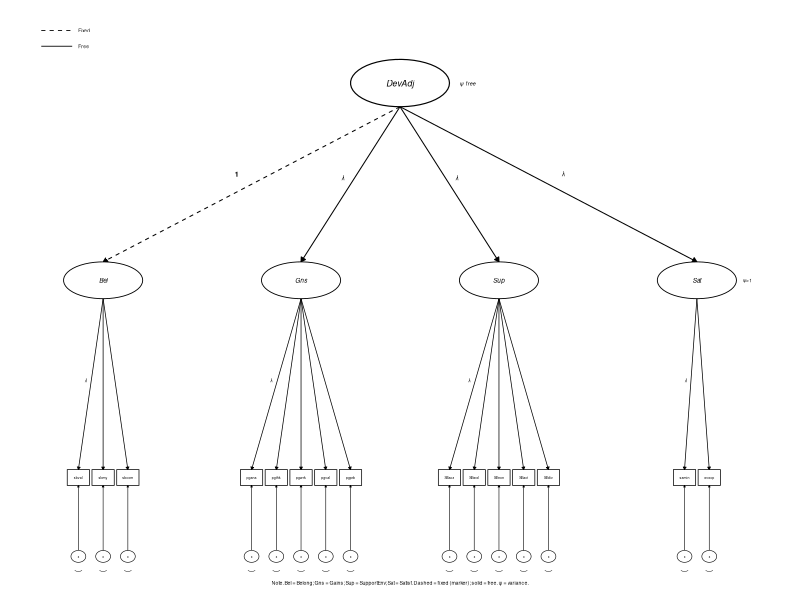
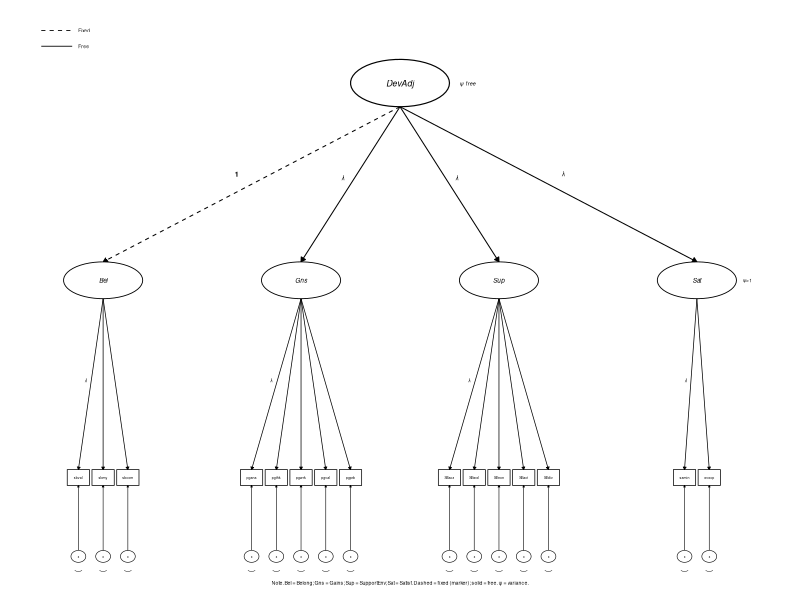

Here is the R script that generated these plots, in order:
#!/usr/bin/env Rscript
# ==============================================================================
# make_identification_diagram.R
# APA 7 SEM Path Diagram: Second-Order Factor Identification
# ==============================================================================

suppressPackageStartupMessages({
  library(ggplot2)
})

out_dir <- "results/figures"
if (!dir.exists(out_dir)) dir.create(out_dir, recursive = TRUE)

# ==============================================================================
# HELPER
# ==============================================================================

make_ellipse <- function(cx, cy, rx, ry, n = 50) {
  theta <- seq(0, 2 * pi, length.out = n)
  data.frame(x = cx + rx * cos(theta), y = cy + ry * sin(theta))
}

# ==============================================================================
# LAYOUT - VERY COMPACT
# ==============================================================================

# Y positions (tight)
y_2nd <- 5.0
y_1st <- 3.5
y_ind <- 2.0
y_err <- 1.4

# X positions for 4 factors
x_f <- c(-2.4, -0.8, 0.8, 2.4)
names(x_f) <- c("Belong", "Gains", "SupportEnv", "Satisf")

# ==============================================================================
# ACTUAL INDICATOR NAMES FROM MODEL
# ==============================================================================

ind_names <- list(
  Belong     = c("sbval", "sbmy", "sbcom"),
  Gains      = c("pgana", "pgthk", "pgwrk", "pgval", "pgprb"),
  SupportEnv = c("SEaca", "SEwel", "SEnon", "SEact", "SEdiv"),
  Satisf     = c("samin", "evexp")
)

# Build indicator data frame
indicators <- data.frame(
  factor = character(),
  label = character(),
  x = numeric(),
  stringsAsFactors = FALSE
)

for (f in names(x_f)) {
  n <- length(ind_names[[f]])
  # Spread indicators evenly under factor
  if (n == 1) {
    offsets <- 0
  } else {
    span <- min(0.8, 0.2 * (n - 1))  # Max spread
    offsets <- seq(-span/2, span/2, length.out = n)
  }
  for (i in seq_along(ind_names[[f]])) {
    indicators <- rbind(indicators, data.frame(
      factor = f,
      label = ind_names[[f]][i],
      x = x_f[f] + offsets[i],
      stringsAsFactors = FALSE
    ))
  }
}
indicators$y <- y_ind
indicators$parent_x <- x_f[indicators$factor]

# ==============================================================================
# SHAPE SIZES
# ==============================================================================

ell_2nd_rx <- 0.4
ell_2nd_ry <- 0.18

ell_1st_rx <- 0.32
ell_1st_ry <- 0.14

rect_w <- 0.18
rect_h <- 0.12

err_rx <- 0.06
err_ry <- 0.045

# ==============================================================================
# CREATE PLOT
# ==============================================================================

p <- ggplot() +
  coord_cartesian(xlim = c(-3.2, 3.2), ylim = c(1.1, 5.6), expand = FALSE) +
  theme_void() +
  theme(
    plot.background = element_rect(fill = "white", color = NA),
    panel.background = element_rect(fill = "white", color = NA),
    plot.margin = margin(3, 3, 3, 3)
  )

# ==============================================================================
# LAYER 1: SECOND-ORDER PATHS (DevAdj -> factors)
# ==============================================================================

for (i in 1:4) {
  is_marker <- (i == 1)  # Belong = marker
  p <- p + annotate(
    "segment",
    x = 0, y = y_2nd - ell_2nd_ry,
    xend = x_f[i], yend = y_1st + ell_1st_ry,
    linetype = ifelse(is_marker, "dashed", "solid"),
    linewidth = 0.35,
    arrow = arrow(length = unit(0.05, "inches"), type = "closed")
  )
}

# ==============================================================================
# LAYER 2: FIRST-ORDER PATHS (factors -> indicators)
# ==============================================================================

for (i in seq_len(nrow(indicators))) {
  p <- p + annotate(
    "segment",
    x = indicators$parent_x[i], y = y_1st - ell_1st_ry,
    xend = indicators$x[i], yend = y_ind + rect_h / 2,
    linetype = "solid",
    linewidth = 0.25,
    arrow = arrow(length = unit(0.03, "inches"), type = "closed")
  )
}

# ==============================================================================
# LAYER 3: ERROR VARIANCE ARROWS (curved, below indicators)
# ==============================================================================

for (i in seq_len(nrow(indicators))) {
  err_x <- indicators$x[i]
  
  # Draw curved double-headed arrow (variance) on error term
  # Arc below the error circle
  theta <- seq(0.3 * pi, 0.7 * pi, length.out = 15)
  arc_r <- 0.05
  arc_df <- data.frame(
    x = err_x + arc_r * cos(theta),
    y = y_err - err_ry - 0.02 - arc_r * sin(theta)
  )
  p <- p + geom_path(data = arc_df, aes(x = x, y = y), linewidth = 0.15)
}

# ==============================================================================
# LAYER 4: ERROR PATHS (error -> indicator)
# ==============================================================================

for (i in seq_len(nrow(indicators))) {
  p <- p + annotate(
    "segment",
    x = indicators$x[i], y = y_err + err_ry,
    xend = indicators$x[i], yend = y_ind - rect_h / 2,
    linewidth = 0.2,
    arrow = arrow(length = unit(0.02, "inches"), type = "closed")
  )
}

# ==============================================================================
# LAYER 5: SHAPES
# ==============================================================================

# DevAdj ellipse
ell_dev <- make_ellipse(0, y_2nd, ell_2nd_rx, ell_2nd_ry)
p <- p + geom_polygon(data = ell_dev, aes(x = x, y = y),
                      fill = "white", color = "black", linewidth = 0.4)

# First-order factor ellipses
for (i in 1:4) {
  ell <- make_ellipse(x_f[i], y_1st, ell_1st_rx, ell_1st_ry)
  p <- p + geom_polygon(data = ell, aes(x = x, y = y),
                        fill = "white", color = "black", linewidth = 0.3)
}

# Indicator rectangles
for (i in seq_len(nrow(indicators))) {
  p <- p + annotate(
    "rect",
    xmin = indicators$x[i] - rect_w / 2,
    xmax = indicators$x[i] + rect_w / 2,
    ymin = y_ind - rect_h / 2,
    ymax = y_ind + rect_h / 2,
    fill = "white", color = "black", linewidth = 0.25
  )
}

# Error term circles (below indicators)
for (i in seq_len(nrow(indicators))) {
  ell_err <- make_ellipse(indicators$x[i], y_err, err_rx, err_ry)
  p <- p + geom_polygon(data = ell_err, aes(x = x, y = y),
                        fill = "white", color = "black", linewidth = 0.2)
}

# ==============================================================================
# LAYER 6: LABELS IN SHAPES
# ==============================================================================

# DevAdj
p <- p + annotate("text", x = 0, y = y_2nd, label = "DevAdj",
                  size = 2.2, fontface = "italic")

# First-order factor labels (abbreviated)
f_labels <- c("Bel", "Gns", "Sup", "Sat")
for (i in 1:4) {
  p <- p + annotate("text", x = x_f[i], y = y_1st,
                    label = f_labels[i], size = 1.6, fontface = "italic")
}

# Indicator labels
for (i in seq_len(nrow(indicators))) {
  p <- p + annotate("text", x = indicators$x[i], y = y_ind,
                    label = indicators$label[i], size = 0.9)
}

# Error labels (ε)
for (i in seq_len(nrow(indicators))) {
  p <- p + annotate("text", x = indicators$x[i], y = y_err,
                    label = "ε", size = 0.8)
}

# ==============================================================================
# LAYER 7: PATH COEFFICIENTS
# ==============================================================================

# Second-order loadings at midpoint of each path
mid_y <- (y_2nd - ell_2nd_ry + y_1st + ell_1st_ry) / 2

# Belong (marker = 1, dashed)
p <- p + annotate("text", x = (0 + x_f[1]) / 2 - 0.12, y = mid_y + 0.08,
                  label = "1", size = 1.8, fontface = "bold")

# Gains (λ)
p <- p + annotate("text", x = (0 + x_f[2]) / 2 - 0.06, y = mid_y + 0.05,
                  label = "λ", size = 1.5, fontface = "italic")

# SupportEnv (λ)
p <- p + annotate("text", x = (0 + x_f[3]) / 2 + 0.06, y = mid_y + 0.05,
                  label = "λ", size = 1.5, fontface = "italic")

# Satisf (λ)
p <- p + annotate("text", x = (0 + x_f[4]) / 2 + 0.12, y = mid_y + 0.08,
                  label = "λ", size = 1.5, fontface = "italic")

# First-order loadings (just one λ per factor, on leftmost path)
mid_y_1st <- (y_1st - ell_1st_ry + y_ind + rect_h / 2) / 2
for (f in names(x_f)) {
  sub <- indicators[indicators$factor == f, ]
  left_x <- sub$x[1]
  p <- p + annotate("text", x = (x_f[f] + left_x) / 2 - 0.04, y = mid_y_1st + 0.03,
                    label = "λ", size = 1.1, fontface = "italic")
}

# ==============================================================================
# LAYER 8: VARIANCE ANNOTATIONS
# ==============================================================================

# DevAdj variance (ψ free)
p <- p + annotate("text", x = ell_2nd_rx + 0.08, y = y_2nd,
                  label = "ψ free", size = 1.4, hjust = 0, fontface = "italic")

# One first-order variance label
p <- p + annotate("text", x = x_f[4] + ell_1st_rx + 0.05, y = y_1st,
                  label = "ψ=1", size = 1.2, hjust = 0, fontface = "italic")

# ==============================================================================
# LAYER 9: LEGEND
# ==============================================================================

leg_x <- -2.9
leg_y <- 5.4

p <- p +
  annotate("segment", x = leg_x, xend = leg_x + 0.25, y = leg_y, yend = leg_y,
           linetype = "dashed", linewidth = 0.3) +
  annotate("text", x = leg_x + 0.3, y = leg_y, label = "Fixed",
           size = 1.2, hjust = 0) +
  annotate("segment", x = leg_x, xend = leg_x + 0.25, y = leg_y - 0.12, yend = leg_y - 0.12,
           linetype = "solid", linewidth = 0.3) +
  annotate("text", x = leg_x + 0.3, y = leg_y - 0.12, label = "Free",
           size = 1.2, hjust = 0)

# ==============================================================================
# LAYER 10: FIGURE NOTE
# ==============================================================================

note <- "Note. Bel = Belong; Gns = Gains; Sup = SupportEnv; Sat = Satisf. Dashed = fixed (marker); solid = free. ψ = variance."
p <- p + annotate("text", x = 0, y = 1.2, label = note, size = 1.3, hjust = 0.5)

# ==============================================================================
# SAVE
# ==============================================================================

ggsave(file.path(out_dir, "identification_strategy_diagram.png"),
       plot = p, width = 6, height = 4.5, dpi = 300, bg = "white")

ggsave(file.path(out_dir, "identification_strategy_diagram.pdf"),
       plot = p, width = 6, height = 4.5, device = cairo_pdf)

cat("\n========================================================================\n")
cat("  DIAGRAM CREATED\n")
cat("========================================================================\n")
cat("  PNG: results/figures/identification_strategy_diagram.png\n")
cat("  PDF: results/figures/identification_strategy_diagram.pdf\n")
cat("========================================================================\n\n")
